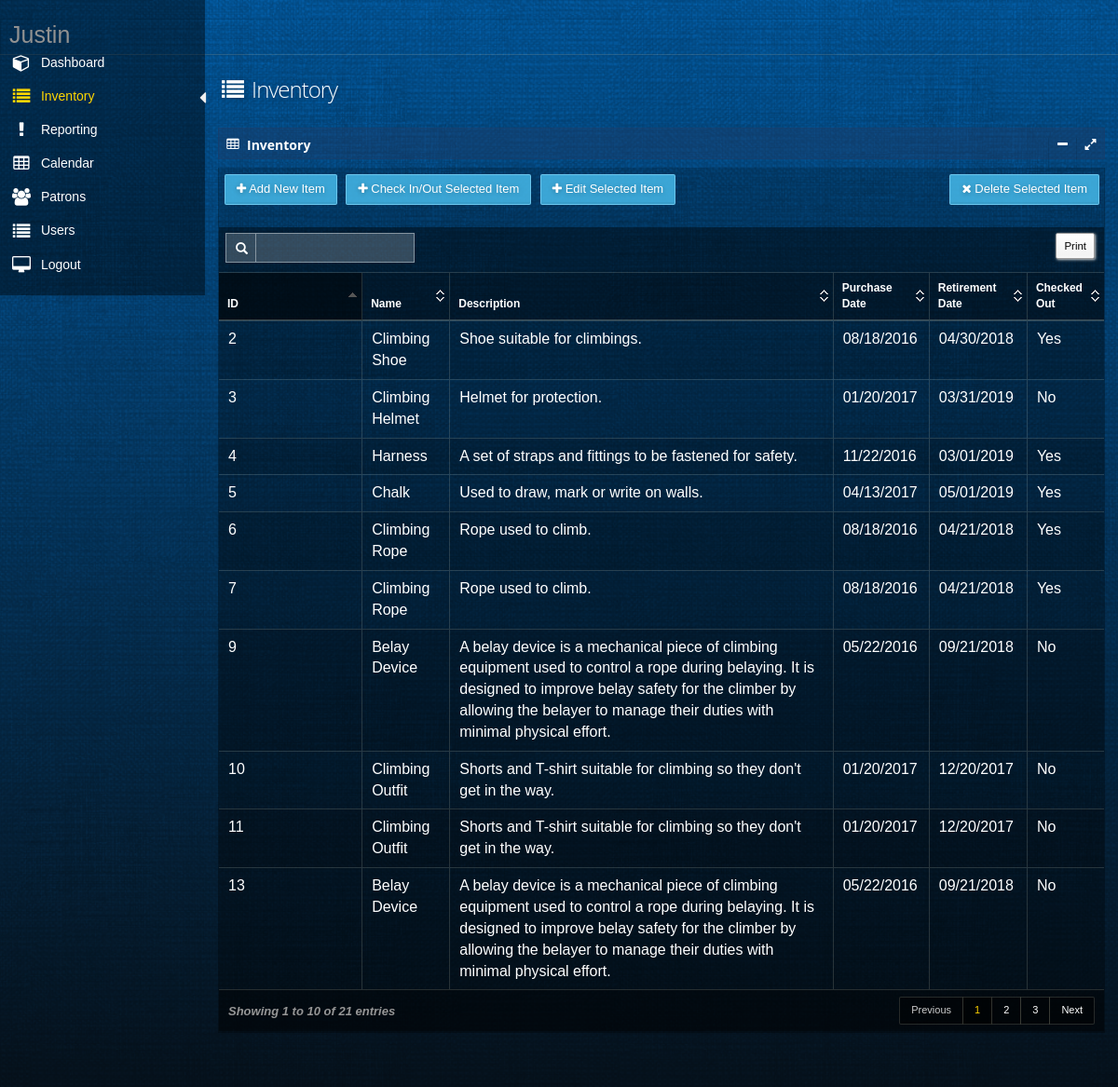
The page /inventory (signed in) on the database its author committed.
### tables this page shows
CREATE TABLE "Inventory" (
	`Id`	TEXT NOT NULL UNIQUE,
	`Name`	TEXT NOT NULL,
	`Description`	TEXT,
	`PurchaseDate`	TEXT,
	`RetirementDate`	TEXT,
	`IsCheckOut`	REAL NOT NULL
);

### app.py (the view)
@app.route('/inventory')
def inventory():
    return inventoryModule.inventory()

### databaseFunctions.py (called while the page is built)
def getAllInventoryIds():
    with engine.connect() as connection:
        sqlText = text("SELECT Id FROM Inventory ORDER by Name, Id")
        result = engine.execute(sqlText)
        ids = []
        for row in result:
            ids.append(row[0])
        if not ids:
            return None
        else:
            return ids

def getAllInventoryNames():
    with engine.connect() as connection:
        sqlText = text("SELECT Name FROM Inventory ORDER by Name, Id")
        result = engine.execute(sqlText)
        names = []
        for row in result:
            names.append(row[0])
        if not names:
            return None
        else:
            return names

def getAllInventoryDescriptions():
    with engine.connect() as connection:
        sqlText = text("SELECT Description FROM Inventory ORDER by Name, Id")
        result = engine.execute(sqlText)
        descriptions = []
        for row in result:
            descriptions.append(row[0])
        if not descriptions:
            return None
        else:
            return descriptions

def getAllInventoryPurchaseDates():
    with engine.connect() as connection:
        sqlText = text("SELECT PurchaseDate FROM Inventory ORDER by Name, Id")
        result = engine.execute(sqlText)
        purchaseDates = []
        for row in result:
            purchaseDates.append(row[0])
        if not purchaseDates:
            return None
        else:
            return purchaseDates

def getAllInventoryRetirementDates():
    with engine.connect() as connection:
        sqlText = text("SELECT RetirementDate FROM Inventory ORDER by Name, Id")
        result = engine.execute(sqlText)
        retirementDates = []
        for row in result:
            retirementDates.append(row[0])
        if not retirementDates:
            return None
        else:
            return retirementDates

def getAllInventoryCheckOutStatuses():
    with engine.connect() as connection:
        sqlText = text("SELECT IsCheckOut FROM Inventory ORDER by Name, Id")
        result = engine.execute(sqlText)
        checkOutStatuses = []
        for row in result:
            checkOutStatuses.append(row[0])
        if not checkOutStatuses:
            return None
        else:
            return checkOutStatuses

### templates/inventory.html (shortened to what this page needs)
﻿{% extends "layout.html" %}
{% block body %}
<div id="main" role="main">
    <div id="content">
        <div class="row">
            <div class="col-xs-12 col-sm-7 col-md-7 col-lg-4">
                <h1 class="page-title txt-color-blueDark">
                    <i class="fa-fw fa fa-list"></i>
                    Inventory
                </h1>
            </div>
        </div>
        <section id="widget-grid" class="">
            <div class="row">
                <article class="col-xs-12 col-sm-12 col-md-12 col-lg-12">
                    <div class="jarviswidget jarviswidget-color-blueDark" id="wid-id-1" data-widget-editbutton="false" data-widget-colorbutton="false" data-widget-deletebutton="false">
                        <header style="padding-top:10px">
                            <span class="widget-icon"> <i class="fa fa-table"></i> </span>
                            <h2 style="line-height:15px"><strong>Inventory</strong></h2>
                        </header>
                        <div>
                            <div class="widget-body no-padding">
                                <div style="padding-bottom:10px; padding-right: 5px; padding-top: 7px;">
                                    <button class="btn btn-primary" style="margin-left:6px;" data-toggle="modal" data-target="#myModal">
                                        <i class="fa fa-plus"></i> <span class="hidden-mobile">Add New Item</span>
                                    </button>
                                    <button class="btn btn-primary" id="checkOutInventoryItem" style="margin-left:6px;">
                                        <i class="fa fa-plus"></i> <span class="hidden-mobile">Check In/Out Selected Item</span>
                                    </button>
                                    <button class="btn btn-primary" id="editInventoryItem" style="margin-left:6px;" data-target="#editModal">
                                        <i class="fa fa-plus"></i> <span class="hidden-mobile">Edit Selected Item</span>
                                    </button>
                                    <button class="btn btn-primary" style="margin-left:6px; float:right" id="deleteButton">
                                        <i class="fa fa-times"></i> <span class="hidden-mobile">Delete Selected Item</span>
                                    </button>
                                    <p id="messageBag" style="color: #ffd100; font-weight: bold; font-size: 16px; padding-top: 5px;"></p>
                                </div>
                                <table id="datatable" class="table table-striped table-bordered table-hover">
                                    <thead>
                                        <tr>
                                            <th data-hide="phone">ID</th>
                                            <th data-class="expand">Name</th>
                                            <th data-hide="phone">Description</th>
                                            <th data-hide="phone,tablet">Purchase Date</th>
                                            <th data-hide="phone,tablet">Retirement Date</th>
                                            <th data-hide="phone,tablet">Checked Out</th>
                                        </tr>
                                    </thead>
                                    <tbody>
                                        {% for row in inventoryTable %}
                                        <tr id="tr">
                                            <td>{{ row['id'] }}</td>
                                            <td>{{ row['name'] }}</td>
                                            <td>{{ row['description'] }}</td>
                                            <td>{{ row['purchaseDate'] }}</td>
                                            <td>{{ row['retirementDate'] }}</td>
                                            {% if row['checkOutStatus'] == 'False' %}
                                            <td>No</td>
                                            {% else %}
                                            <td>Yes</td>
                                            {% endif %}
                                        </tr>
                                        {% endfor %}
                                    </tbody>
                                </table>
                            </div>
                        </div>
                    </div>
                </article>
            </div>
        </section>
    </div>
</div>
    {% endblock %}

### static/css/styles.css (style rules this page uses)
body { width:100%; height:100% }

### static/css/signature-pad.css (style rules this page uses)
body { font-family: Helvetica, Sans-Serif; -moz-user-select: none; -webkit-user-select: none; -ms-user-select: none; }

### rows shown on the page
Inventory: id "13", name "Belay Device", description "A belay device is a mechanical piece of climbing equipment used to control a rope during belaying. It is designed to improve belay safety for the climber by allowing the belayer to manage their duties with minimal physical effort.", purchaseDate "05/22/2016", retirementDate "09/21/2018"
Inventory: name "Belay Device", description "A belay device is a mechanical piece of climbing equipment used to control a rope during belaying. It is designed to improve belay safety for the climber by allowing the belayer to manage their duties with minimal physical effort.", purchaseDate "05/22/2016", retirementDate "09/21/2018"
Inventory: name "Chalk", description "Used to draw, mark or write on walls.", purchaseDate "04/13/2017", retirementDate "05/01/2019"
Inventory: name "Climbing Helmet", description "Helmet for protection.", purchaseDate "01/20/2017", retirementDate "03/31/2019"
Inventory: id "10", name "Climbing Outfit", description "Shorts and T-shirt suitable for climbing so they don't get in the way.", purchaseDate "01/20/2017", retirementDate "12/20/2017"
Inventory: id "11", name "Climbing Outfit", description "Shorts and T-shirt suitable for climbing so they don't get in the way.", purchaseDate "01/20/2017", retirementDate "12/20/2017"
Inventory: name "Climbing Rope", description "Rope used to climb.", purchaseDate "08/18/2016", retirementDate "04/21/2018"
Inventory: name "Climbing Rope", description "Rope used to climb.", purchaseDate "08/18/2016", retirementDate "04/21/2018"
Inventory: name "Climbing Shoe", description "Shoe suitable for climbings.", purchaseDate "08/18/2016", retirementDate "04/30/2018"
Inventory: name "Harness", description "A set of straps and fittings to be fastened for safety.", purchaseDate "11/22/2016", retirementDate "03/01/2019"

### other values the page prints
{{ session['currentUserFirstName'] }} "Justin"
{{ row['id'] }} "9" "5" "3" "6" "7" "2" "4"
